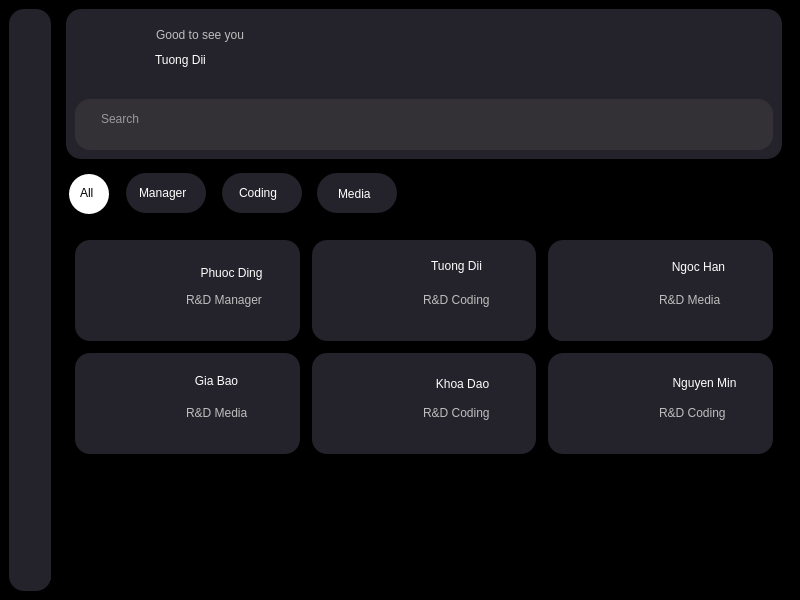
<?xml version="1.0" encoding="UTF-8"?>
<ui version="4.0">
 <class>MainWindow</class>
 <widget class="QMainWindow" name="MainWindow">
  <property name="geometry">
   <rect>
    <x>0</x>
    <y>0</y>
    <width>800</width>
    <height>600</height>
   </rect>
  </property>
  <property name="windowTitle">
   <string>MainWindow</string>
  </property>
  <property name="styleSheet">
   <string notr="true">background-color: black;</string>
  </property>
  <widget class="QWidget" name="centralwidget">
   <layout class="QHBoxLayout" name="horizontalLayout">
    <item>
     <widget class="QWidget" name="widget" native="true">
      <property name="minimumSize">
       <size>
        <width>42</width>
        <height>0</height>
       </size>
      </property>
      <property name="maximumSize">
       <size>
        <width>42</width>
        <height>16777215</height>
       </size>
      </property>
      <property name="styleSheet">
       <string notr="true">background-color: #24222A;
border-radius: 15px;</string>
      </property>
      <layout class="QVBoxLayout" name="verticalLayout_3">
       <item>
        <widget class="QWidget" name="widget_8" native="true">
         <widget class="QLabel" name="label_7">
          <property name="geometry">
           <rect>
            <x>1</x>
            <y>11</y>
            <width>20</width>
            <height>20</height>
           </rect>
          </property>
          <property name="text">
           <string/>
          </property>
          <property name="pixmap">
           <pixmap>../img/icons8-home-30.png</pixmap>
          </property>
          <property name="scaledContents">
           <bool>true</bool>
          </property>
         </widget>
         <widget class="QLabel" name="label_8">
          <property name="geometry">
           <rect>
            <x>1</x>
            <y>41</y>
            <width>20</width>
            <height>20</height>
           </rect>
          </property>
          <property name="text">
           <string/>
          </property>
          <property name="pixmap">
           <pixmap>../img/icons8-images-folder-48.png</pixmap>
          </property>
          <property name="scaledContents">
           <bool>true</bool>
          </property>
         </widget>
         <widget class="QLabel" name="label_9">
          <property name="geometry">
           <rect>
            <x>2</x>
            <y>71</y>
            <width>20</width>
            <height>20</height>
           </rect>
          </property>
          <property name="text">
           <string/>
          </property>
          <property name="pixmap">
           <pixmap>../img/icons8-friends-48.png</pixmap>
          </property>
          <property name="scaledContents">
           <bool>true</bool>
          </property>
         </widget>
        </widget>
       </item>
       <item>
        <widget class="QWidget" name="widget_9" native="true">
         <property name="minimumSize">
          <size>
           <width>40</width>
           <height>40</height>
          </size>
         </property>
         <property name="maximumSize">
          <size>
           <width>40</width>
           <height>40</height>
          </size>
         </property>
         <widget class="QLabel" name="label_6">
          <property name="geometry">
           <rect>
            <x>2</x>
            <y>13</y>
            <width>20</width>
            <height>20</height>
           </rect>
          </property>
          <property name="text">
           <string/>
          </property>
          <property name="pixmap">
           <pixmap>../img/icons8-qr-64.png</pixmap>
          </property>
          <property name="scaledContents">
           <bool>true</bool>
          </property>
         </widget>
        </widget>
       </item>
      </layout>
     </widget>
    </item>
    <item>
     <widget class="QWidget" name="widget_2" native="true">
      <property name="styleSheet">
       <string notr="true"/>
      </property>
      <layout class="QVBoxLayout" name="verticalLayout">
       <property name="topMargin">
        <number>0</number>
       </property>
       <item>
        <widget class="QWidget" name="widget_3" native="true">
         <property name="minimumSize">
          <size>
           <width>0</width>
           <height>150</height>
          </size>
         </property>
         <property name="maximumSize">
          <size>
           <width>16777215</width>
           <height>150</height>
          </size>
         </property>
         <property name="styleSheet">
          <string notr="true">background-color: #24222A;
border-radius: 15px;</string>
         </property>
         <layout class="QVBoxLayout" name="verticalLayout_2">
          <property name="topMargin">
           <number>0</number>
          </property>
          <item>
           <widget class="QFrame" name="frame">
            <property name="frameShape">
             <enum>QFrame::StyledPanel</enum>
            </property>
            <property name="frameShadow">
             <enum>QFrame::Raised</enum>
            </property>
            <layout class="QHBoxLayout" name="horizontalLayout_2">
             <property name="leftMargin">
              <number>0</number>
             </property>
             <property name="topMargin">
              <number>0</number>
             </property>
             <property name="rightMargin">
              <number>0</number>
             </property>
             <property name="bottomMargin">
              <number>0</number>
             </property>
             <item>
              <widget class="QWidget" name="widget_6" native="true">
               <widget class="QLabel" name="user_img">
                <property name="geometry">
                 <rect>
                  <x>-3</x>
                  <y>8</y>
                  <width>70</width>
                  <height>70</height>
                 </rect>
                </property>
                <property name="text">
                 <string/>
                </property>
                <property name="pixmap">
                 <pixmap>../img/TuongDii.png</pixmap>
                </property>
                <property name="scaledContents">
                 <bool>true</bool>
                </property>
               </widget>
               <widget class="QLabel" name="label_3">
                <property name="enabled">
                 <bool>false</bool>
                </property>
                <property name="geometry">
                 <rect>
                  <x>81</x>
                  <y>18</y>
                  <width>121</width>
                  <height>16</height>
                 </rect>
                </property>
                <property name="styleSheet">
                 <string notr="true">font: 11pt &quot;Segoe UI&quot;;</string>
                </property>
                <property name="text">
                 <string>Good to see you</string>
                </property>
               </widget>
               <widget class="QLabel" name="user_name">
                <property name="geometry">
                 <rect>
                  <x>80</x>
                  <y>40</y>
                  <width>91</width>
                  <height>21</height>
                 </rect>
                </property>
                <property name="styleSheet">
                 <string notr="true">font: 700 12pt &quot;Arial&quot;;
color: #ffffff;</string>
                </property>
                <property name="text">
                 <string>Tuong Dii</string>
                </property>
               </widget>
              </widget>
             </item>
             <item>
              <widget class="QWidget" name="widget_7" native="true">
               <property name="minimumSize">
                <size>
                 <width>80</width>
                 <height>0</height>
                </size>
               </property>
               <property name="maximumSize">
                <size>
                 <width>80</width>
                 <height>16777215</height>
                </size>
               </property>
               <widget class="QLabel" name="label">
                <property name="geometry">
                 <rect>
                  <x>26</x>
                  <y>20</y>
                  <width>50</width>
                  <height>50</height>
                 </rect>
                </property>
                <property name="text">
                 <string/>
                </property>
                <property name="pixmap">
                 <pixmap>../img/icons8-qr-code-64.png</pixmap>
                </property>
                <property name="scaledContents">
                 <bool>true</bool>
                </property>
               </widget>
              </widget>
             </item>
            </layout>
           </widget>
          </item>
          <item>
           <widget class="QFrame" name="frame_2">
            <property name="minimumSize">
             <size>
              <width>0</width>
              <height>51</height>
             </size>
            </property>
            <property name="maximumSize">
             <size>
              <width>16777215</width>
              <height>51</height>
             </size>
            </property>
            <property name="styleSheet">
             <string notr="true">background-color: #333135;</string>
            </property>
            <property name="frameShape">
             <enum>QFrame::StyledPanel</enum>
            </property>
            <property name="frameShadow">
             <enum>QFrame::Raised</enum>
            </property>
            <layout class="QHBoxLayout" name="horizontalLayout_3">
             <item>
              <widget class="QLabel" name="label_5">
               <property name="maximumSize">
                <size>
                 <width>25</width>
                 <height>25</height>
                </size>
               </property>
               <property name="text">
                <string/>
               </property>
               <property name="pixmap">
                <pixmap>../img/icons8-search-30.png</pixmap>
               </property>
               <property name="scaledContents">
                <bool>true</bool>
               </property>
              </widget>
             </item>
             <item>
              <widget class="QTextEdit" name="textEdit">
               <property name="cursor" stdset="0">
                <cursorShape>IBeamCursor</cursorShape>
               </property>
               <property name="styleSheet">
                <string notr="true">color: white</string>
               </property>
               <property name="placeholderText">
                <string>Search</string>
               </property>
              </widget>
             </item>
            </layout>
           </widget>
          </item>
         </layout>
        </widget>
       </item>
       <item>
        <widget class="QWidget" name="widget_4" native="true">
         <property name="minimumSize">
          <size>
           <width>0</width>
           <height>60</height>
          </size>
         </property>
         <property name="maximumSize">
          <size>
           <width>16777215</width>
           <height>60</height>
          </size>
         </property>
         <property name="styleSheet">
          <string notr="true"/>
         </property>
         <widget class="QGraphicsView" name="graphicsView">
          <property name="geometry">
           <rect>
            <x>3</x>
            <y>9</y>
            <width>40</width>
            <height>40</height>
           </rect>
          </property>
          <property name="styleSheet">
           <string notr="true">border-radius: 20px;
background-color: #FFFFFF;</string>
          </property>
         </widget>
         <widget class="QGraphicsView" name="graphicsView_2">
          <property name="geometry">
           <rect>
            <x>60</x>
            <y>8</y>
            <width>80</width>
            <height>40</height>
           </rect>
          </property>
          <property name="styleSheet">
           <string notr="true">border-radius: 20px;
background-color: #24222A;</string>
          </property>
         </widget>
         <widget class="QGraphicsView" name="graphicsView_5">
          <property name="geometry">
           <rect>
            <x>156</x>
            <y>8</y>
            <width>80</width>
            <height>40</height>
           </rect>
          </property>
          <property name="styleSheet">
           <string notr="true">border-radius: 20px;
background-color: #24222A;</string>
          </property>
         </widget>
         <widget class="QGraphicsView" name="graphicsView_6">
          <property name="geometry">
           <rect>
            <x>251</x>
            <y>8</y>
            <width>80</width>
            <height>40</height>
           </rect>
          </property>
          <property name="styleSheet">
           <string notr="true">border-radius: 20px;
background-color: #24222A;</string>
          </property>
         </widget>
         <widget class="QLabel" name="label_10">
          <property name="geometry">
           <rect>
            <x>14</x>
            <y>20</y>
            <width>21</width>
            <height>16</height>
           </rect>
          </property>
          <property name="styleSheet">
           <string notr="true">background-color: #FFFFFF;
font: 700 10pt &quot;Arial&quot;;</string>
          </property>
          <property name="text">
           <string>All</string>
          </property>
          <property name="scaledContents">
           <bool>true</bool>
          </property>
         </widget>
         <widget class="QLabel" name="label_11">
          <property name="geometry">
           <rect>
            <x>73</x>
            <y>17</y>
            <width>61</width>
            <height>21</height>
           </rect>
          </property>
          <property name="styleSheet">
           <string notr="true">background-color: #24222A;
font: 700 10pt &quot;Arial&quot;;
color: #FFFFFF;</string>
          </property>
          <property name="text">
           <string>Manager</string>
          </property>
         </widget>
         <widget class="QLabel" name="label_12">
          <property name="geometry">
           <rect>
            <x>173</x>
            <y>17</y>
            <width>51</width>
            <height>21</height>
           </rect>
          </property>
          <property name="styleSheet">
           <string notr="true">background-color: #24222A;
font: 700 10pt &quot;Arial&quot;;
color: #FFFFFF;</string>
          </property>
          <property name="text">
           <string>Coding</string>
          </property>
         </widget>
         <widget class="QLabel" name="label_13">
          <property name="geometry">
           <rect>
            <x>272</x>
            <y>18</y>
            <width>51</width>
            <height>21</height>
           </rect>
          </property>
          <property name="styleSheet">
           <string notr="true">background-color: #24222A;
font: 700 10pt &quot;Arial&quot;;
color: #FFFFFF;</string>
          </property>
          <property name="text">
           <string>Media</string>
          </property>
         </widget>
        </widget>
       </item>
       <item>
        <widget class="QWidget" name="widget_5" native="true">
         <property name="styleSheet">
          <string notr="true"/>
         </property>
         <layout class="QGridLayout" name="gridLayout">
          <property name="spacing">
           <number>12</number>
          </property>
          <item row="0" column="1">
           <widget class="QFrame" name="frame_6">
            <property name="styleSheet">
             <string notr="true">background-color: #24222A;
border-radius: 15px;</string>
            </property>
            <property name="frameShape">
             <enum>QFrame::StyledPanel</enum>
            </property>
            <property name="frameShadow">
             <enum>QFrame::Raised</enum>
            </property>
            <widget class="QLabel" name="label_23">
             <property name="enabled">
              <bool>false</bool>
             </property>
             <property name="geometry">
              <rect>
               <x>111</x>
               <y>50</y>
               <width>91</width>
               <height>20</height>
              </rect>
             </property>
             <property name="styleSheet">
              <string notr="true">font: 700 10pt &quot;Arial&quot;;
</string>
             </property>
             <property name="text">
              <string>R&amp;D Coding</string>
             </property>
            </widget>
            <widget class="QPushButton" name="btn_view2">
             <property name="geometry">
              <rect>
               <x>107</x>
               <y>14</y>
               <width>75</width>
               <height>24</height>
              </rect>
             </property>
             <property name="cursor">
              <cursorShape>PointingHandCursor</cursorShape>
             </property>
             <property name="styleSheet">
              <string notr="true">font: 700 12pt &quot;Arial&quot;;
color: #ffffff;</string>
             </property>
             <property name="text">
              <string>Tuong Dii</string>
             </property>
            </widget>
            <widget class="QPushButton" name="btn_viewImg2">
             <property name="geometry">
              <rect>
               <x>1</x>
               <y>6</y>
               <width>101</width>
               <height>90</height>
              </rect>
             </property>
             <property name="cursor">
              <cursorShape>PointingHandCursor</cursorShape>
             </property>
             <property name="text">
              <string/>
             </property>
             <property name="icon">
              <iconset>
               <normaloff>../img/TuongDii.png</normaloff>../img/TuongDii.png</iconset>
             </property>
             <property name="iconSize">
              <size>
               <width>100</width>
               <height>91</height>
              </size>
             </property>
            </widget>
           </widget>
          </item>
          <item row="1" column="2">
           <widget class="QFrame" name="frame_9">
            <property name="styleSheet">
             <string notr="true">background-color: #24222A;
border-radius: 15px;</string>
            </property>
            <property name="frameShape">
             <enum>QFrame::StyledPanel</enum>
            </property>
            <property name="frameShadow">
             <enum>QFrame::Raised</enum>
            </property>
            <widget class="QLabel" name="label_32">
             <property name="enabled">
              <bool>false</bool>
             </property>
             <property name="geometry">
              <rect>
               <x>111</x>
               <y>50</y>
               <width>91</width>
               <height>20</height>
              </rect>
             </property>
             <property name="styleSheet">
              <string notr="true">font: 700 10pt &quot;Arial&quot;;
</string>
             </property>
             <property name="text">
              <string>R&amp;D Coding</string>
             </property>
            </widget>
            <widget class="QPushButton" name="btn_viewImg6">
             <property name="geometry">
              <rect>
               <x>6</x>
               <y>6</y>
               <width>101</width>
               <height>91</height>
              </rect>
             </property>
             <property name="cursor">
              <cursorShape>PointingHandCursor</cursorShape>
             </property>
             <property name="text">
              <string/>
             </property>
             <property name="icon">
              <iconset>
               <normaloff>../img/Minh.png</normaloff>../img/Minh.png</iconset>
             </property>
             <property name="iconSize">
              <size>
               <width>100</width>
               <height>91</height>
              </size>
             </property>
            </widget>
            <widget class="QPushButton" name="btn_view6">
             <property name="geometry">
              <rect>
               <x>106</x>
               <y>18</y>
               <width>101</width>
               <height>24</height>
              </rect>
             </property>
             <property name="cursor">
              <cursorShape>PointingHandCursor</cursorShape>
             </property>
             <property name="styleSheet">
              <string notr="true">font: 700 12pt &quot;Arial&quot;;
color: #ffffff;</string>
             </property>
             <property name="text">
              <string>Nguyen Min</string>
             </property>
            </widget>
           </widget>
          </item>
          <item row="0" column="0">
           <widget class="QFrame" name="frame_4">
            <property name="minimumSize">
             <size>
              <width>0</width>
              <height>0</height>
             </size>
            </property>
            <property name="maximumSize">
             <size>
              <width>16777215</width>
              <height>101</height>
             </size>
            </property>
            <property name="styleSheet">
             <string notr="true">background-color: #24222A;
border-radius: 15px;</string>
            </property>
            <property name="frameShape">
             <enum>QFrame::StyledPanel</enum>
            </property>
            <property name="frameShadow">
             <enum>QFrame::Raised</enum>
            </property>
            <widget class="QLabel" name="label_14">
             <property name="enabled">
              <bool>false</bool>
             </property>
             <property name="geometry">
              <rect>
               <x>111</x>
               <y>50</y>
               <width>91</width>
               <height>20</height>
              </rect>
             </property>
             <property name="styleSheet">
              <string notr="true">font: 700 10pt &quot;Arial&quot;;
</string>
             </property>
             <property name="text">
              <string>R&amp;D Manager</string>
             </property>
            </widget>
            <widget class="QPushButton" name="btn_viewImg1">
             <property name="geometry">
              <rect>
               <x>10</x>
               <y>10</y>
               <width>91</width>
               <height>81</height>
              </rect>
             </property>
             <property name="cursor">
              <cursorShape>PointingHandCursor</cursorShape>
             </property>
             <property name="text">
              <string/>
             </property>
             <property name="icon">
              <iconset>
               <normaloff>../img/anhPhuoc.png</normaloff>../img/anhPhuoc.png</iconset>
             </property>
             <property name="iconSize">
              <size>
               <width>100</width>
               <height>91</height>
              </size>
             </property>
            </widget>
            <widget class="QPushButton" name="btn_view1">
             <property name="geometry">
              <rect>
               <x>106</x>
               <y>17</y>
               <width>101</width>
               <height>31</height>
              </rect>
             </property>
             <property name="cursor">
              <cursorShape>PointingHandCursor</cursorShape>
             </property>
             <property name="styleSheet">
              <string notr="true">font: 700 12pt &quot;Arial&quot;;
color: #ffffff;</string>
             </property>
             <property name="text">
              <string>Phuoc Ding</string>
             </property>
            </widget>
           </widget>
          </item>
          <item row="1" column="0">
           <widget class="QFrame" name="frame_5">
            <property name="maximumSize">
             <size>
              <width>16777215</width>
              <height>101</height>
             </size>
            </property>
            <property name="styleSheet">
             <string notr="true">background-color: #24222A;
border-radius: 15px;</string>
            </property>
            <property name="frameShape">
             <enum>QFrame::StyledPanel</enum>
            </property>
            <property name="frameShadow">
             <enum>QFrame::Raised</enum>
            </property>
            <widget class="QLabel" name="label_15">
             <property name="enabled">
              <bool>false</bool>
             </property>
             <property name="geometry">
              <rect>
               <x>111</x>
               <y>50</y>
               <width>91</width>
               <height>20</height>
              </rect>
             </property>
             <property name="styleSheet">
              <string notr="true">font: 700 10pt &quot;Arial&quot;;
</string>
             </property>
             <property name="text">
              <string>R&amp;D Media</string>
             </property>
            </widget>
            <widget class="QPushButton" name="btn_viewImg4">
             <property name="geometry">
              <rect>
               <x>10</x>
               <y>7</y>
               <width>91</width>
               <height>91</height>
              </rect>
             </property>
             <property name="cursor">
              <cursorShape>PointingHandCursor</cursorShape>
             </property>
             <property name="text">
              <string/>
             </property>
             <property name="icon">
              <iconset>
               <normaloff>../img/bao (2).png</normaloff>../img/bao (2).png</iconset>
             </property>
             <property name="iconSize">
              <size>
               <width>100</width>
               <height>91</height>
              </size>
             </property>
            </widget>
            <widget class="QPushButton" name="btn_view4">
             <property name="geometry">
              <rect>
               <x>104</x>
               <y>16</y>
               <width>75</width>
               <height>24</height>
              </rect>
             </property>
             <property name="cursor">
              <cursorShape>PointingHandCursor</cursorShape>
             </property>
             <property name="styleSheet">
              <string notr="true">font: 700 12pt &quot;Arial&quot;;
color: #ffffff;</string>
             </property>
             <property name="text">
              <string>Gia Bao</string>
             </property>
            </widget>
           </widget>
          </item>
          <item row="1" column="1">
           <widget class="QFrame" name="frame_7">
            <property name="styleSheet">
             <string notr="true">background-color: #24222A;
border-radius: 15px;</string>
            </property>
            <property name="frameShape">
             <enum>QFrame::StyledPanel</enum>
            </property>
            <property name="frameShadow">
             <enum>QFrame::Raised</enum>
            </property>
            <widget class="QLabel" name="label_26">
             <property name="enabled">
              <bool>false</bool>
             </property>
             <property name="geometry">
              <rect>
               <x>111</x>
               <y>50</y>
               <width>91</width>
               <height>20</height>
              </rect>
             </property>
             <property name="styleSheet">
              <string notr="true">font: 700 10pt &quot;Arial&quot;;
</string>
             </property>
             <property name="text">
              <string>R&amp;D Coding</string>
             </property>
            </widget>
            <widget class="QPushButton" name="btn_viewImg5">
             <property name="geometry">
              <rect>
               <x>3</x>
               <y>7</y>
               <width>101</width>
               <height>91</height>
              </rect>
             </property>
             <property name="cursor">
              <cursorShape>PointingHandCursor</cursorShape>
             </property>
             <property name="text">
              <string/>
             </property>
             <property name="icon">
              <iconset>
               <normaloff>../img/khoa.png</normaloff>../img/khoa.png</iconset>
             </property>
             <property name="iconSize">
              <size>
               <width>100</width>
               <height>91</height>
              </size>
             </property>
            </widget>
            <widget class="QPushButton" name="btn_view5">
             <property name="geometry">
              <rect>
               <x>105</x>
               <y>15</y>
               <width>91</width>
               <height>31</height>
              </rect>
             </property>
             <property name="cursor">
              <cursorShape>PointingHandCursor</cursorShape>
             </property>
             <property name="styleSheet">
              <string notr="true">font: 700 12pt &quot;Arial&quot;;
color: #ffffff;</string>
             </property>
             <property name="text">
              <string>Khoa Dao</string>
             </property>
            </widget>
           </widget>
          </item>
          <item row="0" column="2">
           <widget class="QFrame" name="frame_8">
            <property name="styleSheet">
             <string notr="true">background-color: #24222A;
border-radius: 15px;</string>
            </property>
            <property name="frameShape">
             <enum>QFrame::StyledPanel</enum>
            </property>
            <property name="frameShadow">
             <enum>QFrame::Raised</enum>
            </property>
            <widget class="QLabel" name="label_29">
             <property name="enabled">
              <bool>false</bool>
             </property>
             <property name="geometry">
              <rect>
               <x>111</x>
               <y>50</y>
               <width>91</width>
               <height>20</height>
              </rect>
             </property>
             <property name="styleSheet">
              <string notr="true">font: 700 10pt &quot;Arial&quot;;
</string>
             </property>
             <property name="text">
              <string>R&amp;D Media</string>
             </property>
            </widget>
            <widget class="QPushButton" name="btn_viewImg3">
             <property name="geometry">
              <rect>
               <x>0</x>
               <y>10</y>
               <width>101</width>
               <height>91</height>
              </rect>
             </property>
             <property name="cursor">
              <cursorShape>PointingHandCursor</cursorShape>
             </property>
             <property name="text">
              <string/>
             </property>
             <property name="icon">
              <iconset>
               <normaloff>../img/chiHan.png</normaloff>../img/chiHan.png</iconset>
             </property>
             <property name="iconSize">
              <size>
               <width>100</width>
               <height>91</height>
              </size>
             </property>
            </widget>
            <widget class="QPushButton" name="btn_view3">
             <property name="geometry">
              <rect>
               <x>110</x>
               <y>11</y>
               <width>81</width>
               <height>31</height>
              </rect>
             </property>
             <property name="cursor">
              <cursorShape>PointingHandCursor</cursorShape>
             </property>
             <property name="styleSheet">
              <string notr="true">font: 700 12pt &quot;Arial&quot;;
color: #ffffff;
</string>
             </property>
             <property name="text">
              <string>Ngoc Han</string>
             </property>
            </widget>
           </widget>
          </item>
          <item row="2" column="1">
           <widget class="QWidget" name="widget_10" native="true"/>
          </item>
         </layout>
        </widget>
       </item>
      </layout>
     </widget>
    </item>
   </layout>
  </widget>
 </widget>
 <resources/>
 <connections/>
</ui>
